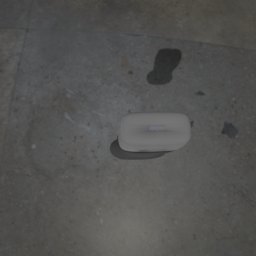
#> input picture ML_Project/prediction/true_rgba/test_00003.png, 256 x 256 px, given in place of test_00000.png, which was not available
$ python compare_rgba.py
#> lines starting #> are read from the running program, lines starting #| are printed output that depends on the picture; pictures that were not available may be replaced by others from this repository, and a replacement may not be noted
'''
Author: Ruihang Jiang
Date: 2022-12-18 23:47:39
LastEditTime: 2022-12-20 21:46:17
LastEditors: YourName
Description: Generate the comparison between the true images and the predicted images
'''

from PIL import Image
import matplotlib.pyplot as plt
import os

# Get the path configuration
image_path = './ML_Project/prediction/model_output_test_1'
image_pred_path = os.path.join(image_path, 'rgba')
image_true_path = os.path.join(image_path, 'true_rgba')
image_compare_path = os.path.join(image_path, 'compare_rgba')

predict_number = 100

for index in range(predict_number):

    true_file_name = 'test_' + str(index).zfill(5) + '.png'
    pred_file_name = 'bg' + str(int(index/2)).zfill(4) + '_rgba_' + str(index).zfill(5) + '.png'

    # Read the true images and the predicted images
    img1 = Image.open(os.path.join(image_true_path, true_file_name))
#> img1 is the input picture: PIL image 256x256 RGBA; mean R, G, B, A 84.1, 83.8, 82.4, 255
    img2 = Image.open(os.path.join(image_pred_path, pred_file_name))
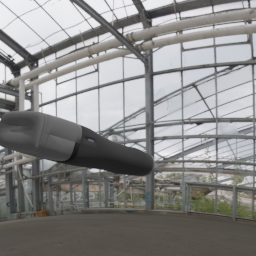
#> input picture ML_Project/prediction/true_rgba/test_00010.png, 256 x 256 px, given in place of bg0000_rgba_00000.png, which was not available
#> img2 is the input picture: PIL image 256x256 RGBA; mean R, G, B, A 137.6, 137.2, 136.1, 255
    result = Image.new(img1.mode, (280*2, 256))
#> result: PIL image 560x256 RGBA; every value is 0
    result.paste(img1, box=(0, 0))
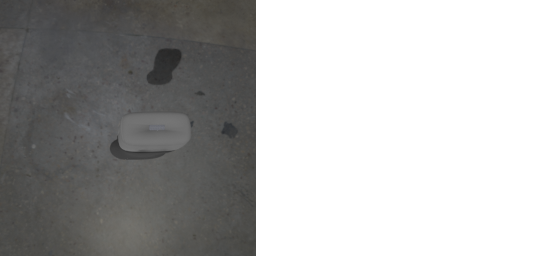
#> result: PIL image 560x256 RGBA; mean R, G, B, A 38.5, 38.3, 37.6, 116.6; transparent parts drawn white
    result.paste(img2, box=(280, 0))
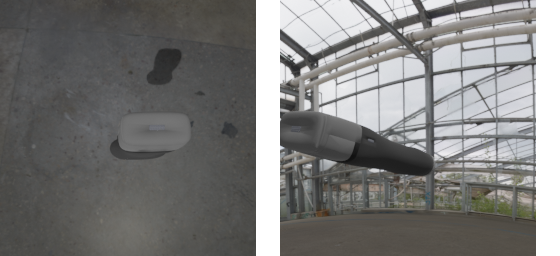
#> result: PIL image 560x256 RGBA; mean R, G, B, A 101.4, 101, 99.9, 233.1; transparent parts drawn white

    if index % 9 == 0:
        result_combine = Image.new(img1.mode, (280*2*3, 280*3))
#> result_combine: PIL image 1680x840 RGBA; every value is 0
    result_combine.paste(img1, box=((index%3)*560, int((index%9/3))*280))
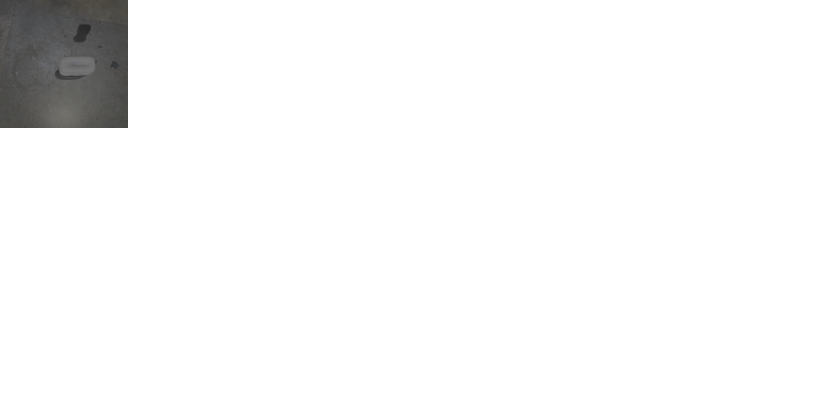
#> result_combine: PIL image 1680x840 RGBA (shown at 1/2 size); mean R, G, B, A 3.9, 3.9, 3.8, 11.8; transparent parts drawn white
    result_combine.paste(img2, box=((index%3)*560+280, int((index%9)/3)*280))
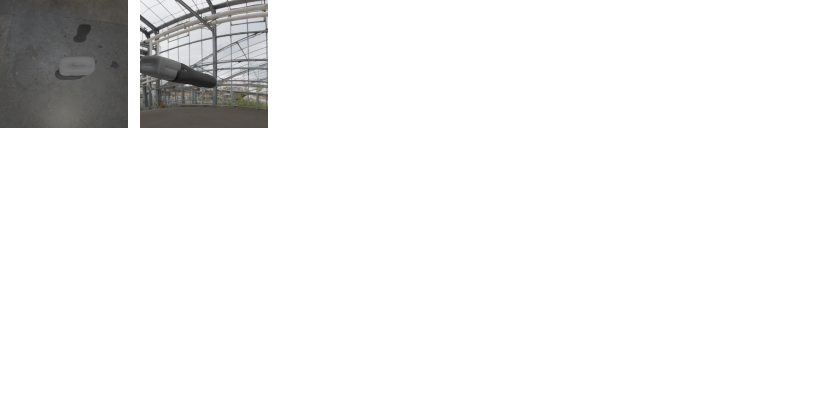
#> result_combine: PIL image 1680x840 RGBA (shown at 1/2 size); mean R, G, B, A 10.3, 10.3, 10.1, 23.7; transparent parts drawn white
#> (the run stopped early here; a loop or call above may not have finished)
